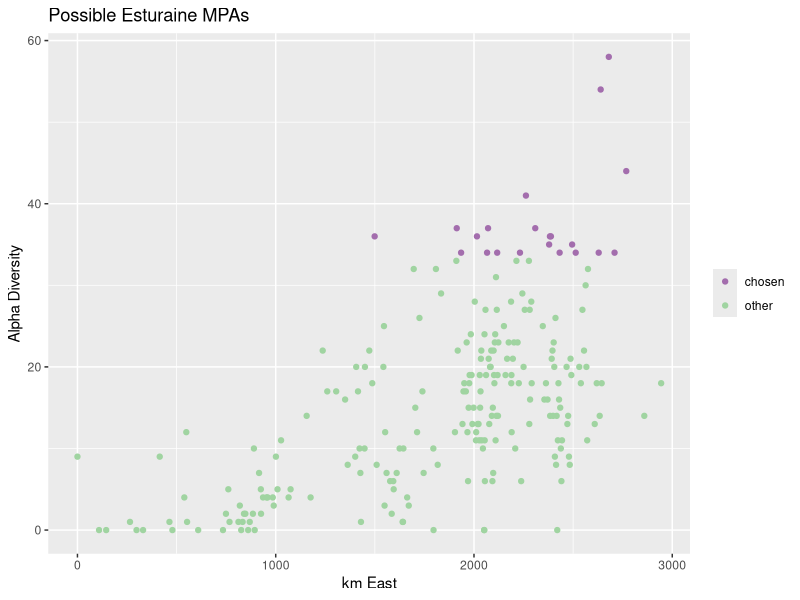
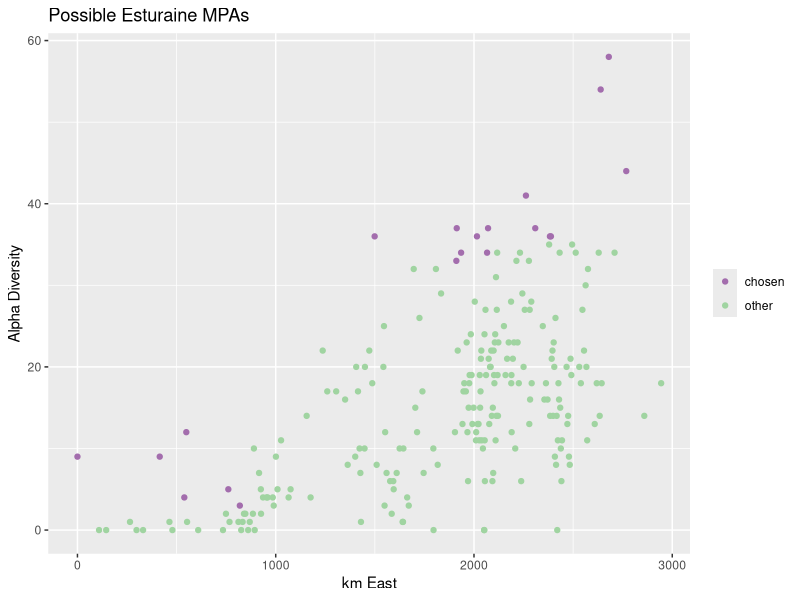
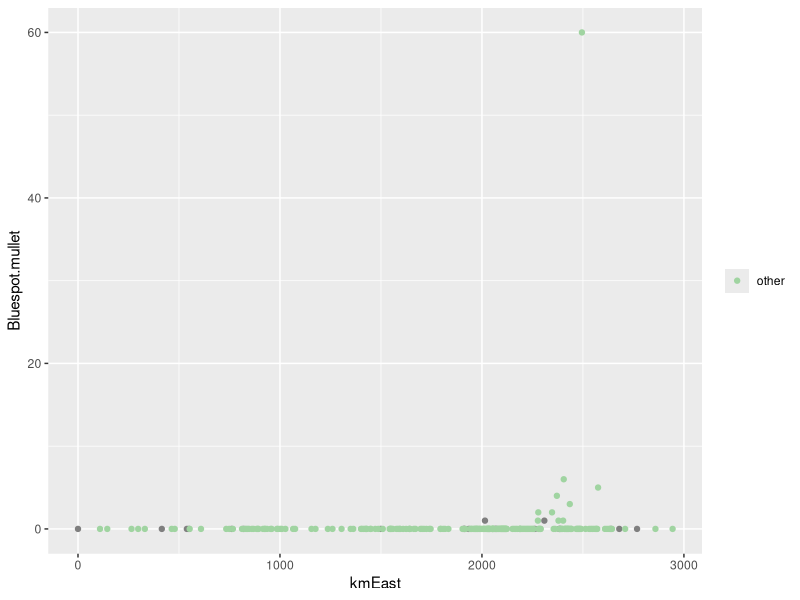
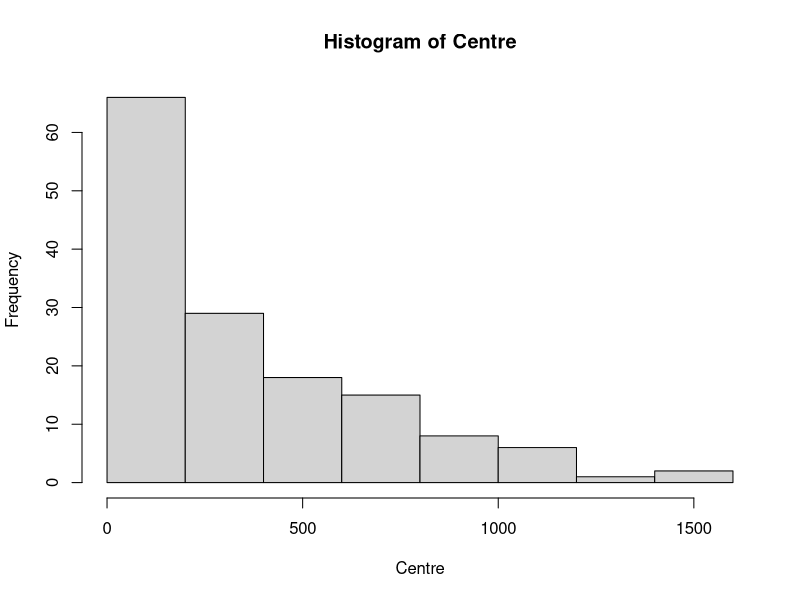
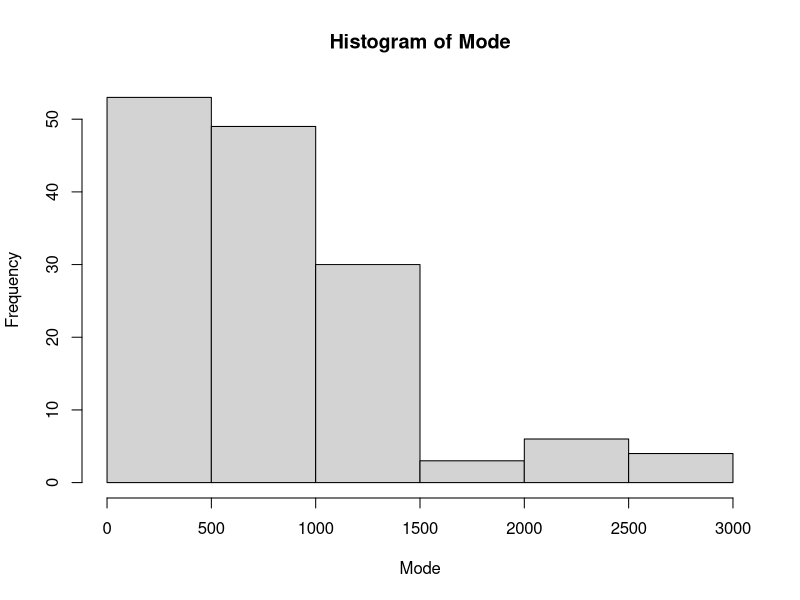
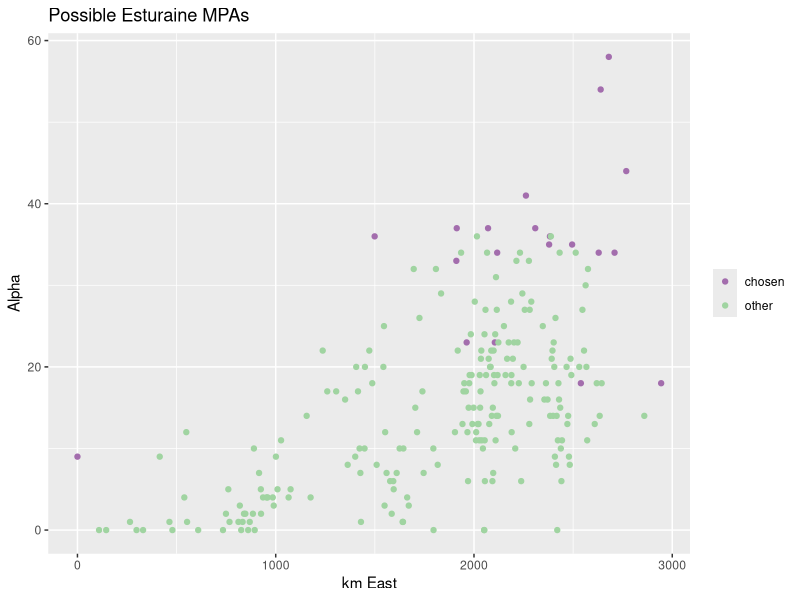
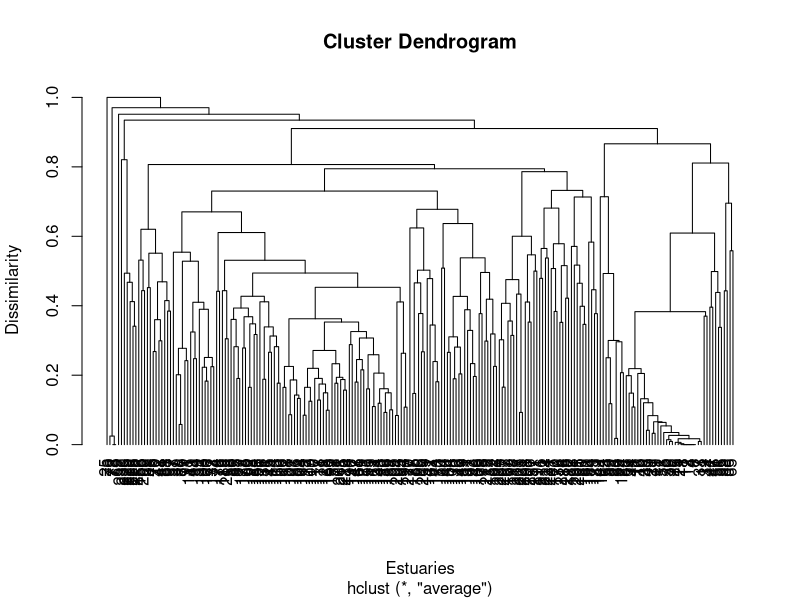
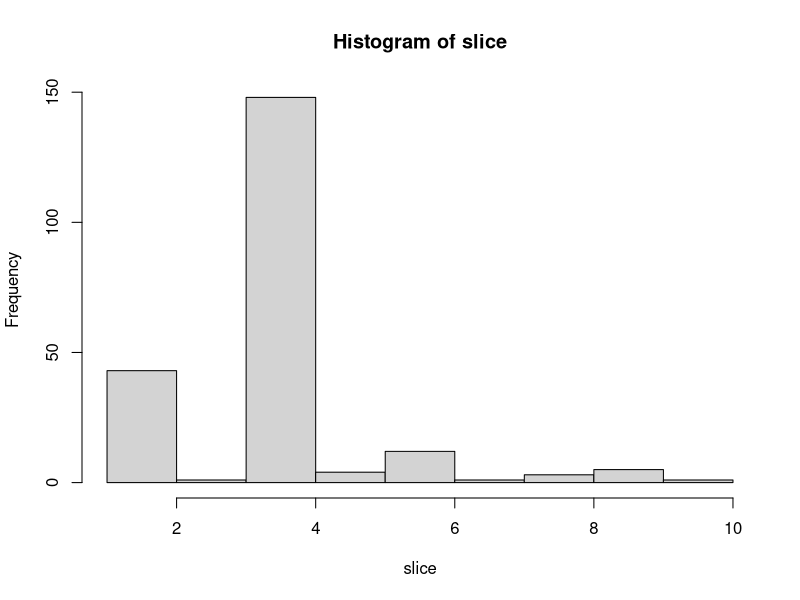

Write R code to recreate these figures, in order.
# Marine Spatial Planning Module - Colin Attwood
# Not just an ecological problem but social and economic too - we're ignoring that for now
# You want to spread the protected areas around the country whilest conserving the largest number of species possible

ED <- read.csv("EstuaryFishSurveyData.csv")
install.packages("vegan")
library(vegan)
install.packages("dplyr")
library(dplyr)
install.packages("ggplot2")
library(ggplot2)

#Getting rid of NAs in the data set 
ED[is.na(ED)] <- 0

# Specnumber 
#this is a function in the vegan package that allows you to sus out the alpha diversity (species richness) of the eastuaries
alpha <- specnumber(ED[4:148]) 
ED$alpha <- specnumber(ED[4:148]) #created a new column with the alpha diversity in ED

### Chunk 1
# Using Colin's code to order the data in descending alpha diversity
ED <- ED[order(-ED$alpha),]
ED

# Extracting the names of the top 20 most diverse estuaries
Alphalist <- ED[1:20,1]
Alphalist

# To ensure that the graph makes sense (geographically sound), flip kmWest to create a new column - kmEast
ED$kmEast <- 2947 - ED$kmWest

# Create a column for top 20 alpha diversity and others
ED$highlight <- ifelse(rank(-ED$alpha) <=20, "chosen", "other")

# Create a scatter plot showing the top 20 eastuaries in terms of alpha diversity
G1 <- ggplot(ED, aes(x = kmEast, y = alpha)) + 
  geom_point(aes(color = highlight)) +
  scale_color_manual(values = c("chosen" = "#A36DAD", "other" = "#A0D4A1")) +
  ggtitle("Possible Esturaine MPAs") +
  xlab("km East") +
  ylab ("Alpha Diversity")+
  theme(legend.title = element_blank())

G1

# Or Colin's way in separating the top 20 from the others
ED$alphalist <- 0
ED$alphalist[1:20] <- 1
# Then just color these -> Colin

# Now we're trying to see the gamma diversity - trying to see the number of different species that would be protected if we chose these
# We can use specnumber in the vegan package for this
# In essense we're sussing the top 20 estuaries by splitting them into biogeographic zones (BZ) and getthing 6 from the WC and 7 from the SC and EC
# In other word - we want to richness without the abundance
alphaout <- specnumber(ED[4:148], groups = ED$alphalist)
alphaout # output: 0 = 121; 1 = 116 ~ that's 80%


### Chunk 2
# Then order the data to both BZ and alpha
ED <- ED[order(ED$BZ,-ED$alpha),]

# Create a column for the richness with the different BZs 
ED$alphabz <- 0
ED$alphabz[1:7] <- 1 # tagging the first 6 from the East Coast
ED$alphabz[91:97] <- 1 # tagging the first 7 from the South Coast
ED$alphabz[207:212] <- 1 # tagging the first 7 from the West Coast
ED$alphabz

# Then another column for the highlighted BZ x alpha
ED$highlightBZ <- ifelse(rank(-ED$alphabz) <=20, "chosen", "other")

# Create a plot for BZ x alpha
G2 <- ggplot(ED, aes(x = kmEast, y = alpha)) + 
  geom_point(aes(color = highlightBZ)) +
  scale_color_manual(values = c("chosen" = "#A36DAD", "other" = "#A0D4A1")) +
  ggtitle("Possible Esturaine MPAs") +
  xlab("km East") +
  ylab ("Alpha Diversity")+
  theme(legend.title = element_blank())
G2

#Extracting the names of these estuaries
AlphaBZlistEC <- ED[1:7,1]
AlphaBZlistSC <- ED[91:97,1]
AlphaBZlistWC <- ED[207:212,1]

AlphaBZlistEC
AlphaBZlistSC
AlphaBZlistWC

# How many species are in the alphabz list
alphabzout <- specnumber(ED[4:148], groups = ED$alphabz)
alphabzout # output : 0 = 120; 1 = 122 ~ that's 84%

### Chunk 3
# We are going to figure out the mid ranges of each species
# Problem also because some species have a bi modal dbn

G3 <- ggplot(ED, aes(x = kmEast, y = Bluespot.mullet)) + 
  geom_point(aes(color = highlightBZ)) +
  scale_color_manual(values = c("top20alphabz" = "#A36DAD", "other" = "#A0D4A1"))+
  theme(legend.title = element_blank())
G3



# Chunk 4
# Order data by kmWest
ED <- ED[order(-ED$kmWest),]
ED
# Creating vectors for Western Limit, Eastern Limit, Range, and Centre 
WL <- array(0, c(145))
WL

EL <- array(0, c(145))
EL

Range <- array(0, c(145))
Range

Centre <- array(0, c(145))
Centre

Mode <- array(0, c(145))
Mode

max <- 0

# Now we're going to make loops
for(i in 1:145){ # this is the species loop
  max <- 0
  for(j in 1:232){ # this is the estuary loop
    if(ED[j, i+3]>0){EL[i] <- ED[j,2]}
    if(ED[j, i+3]>max){
      Mode[i] <- ED[j, 2]
      max <- ED[j,i+3]
    }
  }
  for(j in 232:1){ # this is the estuary loop bottom up
    if(ED[j, i+3]>0){WL[i] <- ED[j,2]}
  }
  Range[i] <- WL[i] - EL[i] # range is between the two limits
  Centre[i] <- (WL[i]-EL[i])/2
}
 
EL   
WL
Range
Mode
Centre

hist(Centre)
hist(Mode)

# Getting the top 20 estuaries by best modes
# get names of estuaries most frequently in modes
freq <- table(Mode) # get frequencies of different estuaries 
sortfreq <- sort(freq, decreasing = TRUE) # sort for highest freqs first 
sortfreq
top20range <- c(179, 267, 308, 1448, 1034, 1036, 3, 238, 408, 452, 876, 2947, 568, 685, 830, 842, 984, 318, 564, 638) # take top 20 most frequent modes 
midranges <- ED$Estuary[match(top20range, ED$kmWest)] # match the km values to the estuary name 

# in retro I have taken the top 25 cross referenced the last 8 with the most biodiverse estuaries and found that three corresponded and included them (the last 3) into the list (I shifted 20 to 21)
midranges

# Creating a mode list
ED$modelist <- 0
# List of locations to set modelist to 1
locations <- c("St Lucia", "Mlalazi", "Matigulu/Nyoni", "Knysna", "Kariega", "Bushmans", "Kosi", "Mfolozi/Msunduzi", "Manzimtoti", "Mkomazi", "Kwelera", "Orange", "Mtentu", "Mngazana", "Ngqusi/Inxaxo", "Great Kei", "Great Fish", "Zinkwasi", "Mzamba", "Mntafufu")
# Set modelist to 1
ED <- ED %>%
  mutate(modelist = ifelse(ED$Estuary %in% locations, 1, 0))

# Highlight 
ED$highlightmode <- ifelse(rank(-ED$modelist) <=20, "chosen", "other")
# Create a graph
G4 <- ggplot(ED, aes(x = kmEast, y = alpha)) + 
  geom_point(aes(color = highlightmode)) +
  scale_color_manual(values = c("chosen" = "#A36DAD", "other" = "#A0D4A1"))+
  ggtitle("Possible Esturaine MPAs") +
  xlab("km East") +
  ylab ("Alpha") +
  theme(legend.title = element_blank())
G4

# Check how many species are saved in this
modeout <- specnumber(ED[4:148], groups = ED$modelist)
modeout # output: 0 = 107; 1 = 128 ~ that's 88%


# Chunk 5
# Dendogram, split estuaries in each group, choose ten groups, order data by group then by diversity in group, then choose top 2 entries of each group
## Sppcomplist
# There is an estuary without fish - we need to subset the data to exclude that one
# Cannot run a dendogram with EMPTY ESTUARIES

ED <- subset(ED, alpha >0)
nrow(ED) # 218 left

ED_deco <- decostand(ED[,c(4:148)], method = "total") # "total tell us more about the proportions of the fish that occur in each estuary - instead of just focusing on raw abundance numbers because we're interested in spp comp not spp numbers
ED_deco # this has taken the numbers and reduced them to proportions

ED_dist <- vegdist(ED_deco, method = "bray") # using the proportion dataset we're working out the dissimilarity bt ea estuary by using the bray-curtis measure of dissimilarity
ED_dist # gives you the dissimilary number but now need a graph - ask R to dra a dendrogram to compare these data

ED_clust <- hclust(ED_dist, method = "average")
ED_clust # this in in preparation for the plot

plot(ED_clust, hang = -1, ylab = "Dissimilarity", xlab = "Estuaries")

# Cut a line in the dendrogram to allow for it to branch only 10 times
slice <- cutree(ED_clust, h = 0.75)
slice # estuaries sorted into dendogram slices ~ 12 branches

slice <- cutree(ED_clust, h = 0.8)
slice # cut it to 80% ~ landed up with 10 groups
hist(slice)
# Create a new variable
ED$cut80 <- slice


# Now we need to order it by cut then by alpha
ED <- ED[order(ED$cut80,-ED$alpha),]
# Tagging chosen ones
ED$clust <- 0
ED$clust[c(1, 2, 35, 36, 44, 45, 46, 47, 48, 193, 194, 197, 198, 208, 209, 210, 213, 214, 215, 218)] <- 1
Clustlist <- ED[c(1, 2, 35, 36, 44, 45, 46, 47, 48, 193, 194, 197, 198, 208, 209, 210, 213, 214, 215, 218),1]
Clustlist

# Highlight top 20 clusters
ED$highlightclust <- ifelse(rank(-ED$clust) <=20, "chosen", "other")
# Plot
G5 <- ggplot(ED, aes(x = kmEast, y = alpha)) + 
  geom_point(aes(color = highlightclust)) +
  scale_color_manual(values = c("chosen" = "#A36DAD", "other" = "#A0D4A1"))+
  ggtitle("Possible Esturaine MPAs") +
  xlab("km East") +
  ylab ("Alpha") +
  theme(legend.title = element_blank())
G5

# Check the number of spp saved
clustout <- specnumber(ED[4:148], groups = ED$clust)
clustout # output: 0 = 121; 1 = 116 ~ 80%
# note that this is good but excludes all estuaries without fish and so will be biased against plants and invertebrates


# Chunk 6
# Now we will try to find an estuary that has the greatest dissimilarity to other estuaries
# Order by Alpha 
# Complist variable top Est = 1, others = 0
# remove from database all spp that occur in that estuary
# Reorder by alpha and repeat
# 1. Create variable called complist

NED <- ED
NED$complist <- 0

for(j in 1:20){
  NED <- NED[order(-NED$alpha),]
  NED$complist[1] <- 1
  for(i in 1:145){
    if(NED[1, i+3] > 0 ){NED[,i+3] <- 0}
  }
  NED$alpha <- specnumber(NED[,4:148])
}

NED$complist
NED <- NED[order(-NED$complist),] 
Complist <- NED[1:20,1]
Complist

ED <- ED[order(ED$kmWest),]
NED <- NED[order(NED$kmWest),]
ED$complist <- NED$complist
compout <- specnumber(ED[4:148], groups = ED$complist)
compout # output: 0 = 109; 1 = 135 ~ that's 93%

ED$highlightcomp <- ifelse(rank(-ED$complist) <=20, "chosen", "other")
# Plot
G6 <- ggplot(ED, aes(x = kmEast, y = alpha)) + 
  geom_point(aes(color = highlightcomp)) +
  scale_color_manual(values = c("chosen" = "#A36DAD", "other" = "#A0D4A1"))+
  ggtitle("Possible Esturaine MPAs") +
  xlab("km East") +
  ylab ("Alpha") +
  theme(legend.title = element_blank())
G6


# Chunk 7
# We are trying the brute force method now
# Select 20 estuaries at random from the list - tally up the spp in the 20 and record the number, reshuffle record the number if the number is higher, save the list, rinse and repeat until you find the highest number and then let's see
random_order <- sample(nrow(ED))
ED20 <- ED[order(random_order),]

maxspp <- 0 
div <- 0
randlist <- array(0, c(20))
randlist <- as.character(randlist)
for(i in 1:500){
  div <- 0
  ED20 <- ED[sample(1:nrow(ED), 20, replace = FALSE),]
  for(i in 1:145){
    if(sum(ED20[,i+3])>0){
      div <- div+1
    }
  }
  if(div > maxspp){
      maxspp <- div
      randlist <- ED20[1:20, 1]
  }
}
maxspp/145
randlist

# Creating a mode list
ED$randlist <- 0
# List of locations to set modelist to 1
locations2 <- c("Mlalazi", "Olifants", "Matigulu/Nyoni", "Groot (East)", "Klein Brak", "Manzimtoti", "Kwenxura", "Gqutywa", "Bot", "Gwaing" , "Kaaimans", "Mgwetyana", "Tyolomnqa", "Mvoti", "Mpenjati", "St Lucia", "Mapuzi", "Knysna", "Kwelera", "Zalu")
# Set modelist to 1
ED <- ED %>%
  mutate(randlist = ifelse(ED$Estuary %in% locations2, 1, 0))


ED$highlightrand <- ifelse(rank(-ED$randlist) <=20, "chosen", "other")
# Plot
G7 <- ggplot(ED, aes(x = kmEast, y = alpha)) + 
  geom_point(aes(color = highlightrand)) +
  scale_color_manual(values = c("chosen" = "#A36DAD", "other" = "#A0D4A1"))+
  ggtitle("Possible Esturaine MPAs") +
  xlab("km East") +
  ylab ("Alpha") +
  theme(legend.title = element_blank())
G7


# Chunk 8
# Run through the actual list and see how many spp it protects
# Creating a mode list
ED$DFFElist <- 0
# List of locations to set modelist to 1
locations3 <- c("Orange", "Spoeg", "Krom", "Heuningnes", "Klipdriftsfontein", "Goukou", "Swartvlei", "Goukamma", "Knysna", "Sout", "Groot (W)", "Bloukrans", "Lottering", "Elandsbos", "Storms", "Elands", "Groot (O)", "Sundays", "Mbashe", "Ku-Mpenzu", "Ku-Bhula", "Ntlonyane", "Msikaba", "Mtentu", "Mzamba", "Mpenjati", "Umhlangankulu", "Mgeni", "Mhlanga", "Mdloti", "Mlalazi", "St Lucia", "Kosi")
# Set modelist to 1
ED <- ED %>%
  mutate(DFFElist = ifelse(ED$Estuary %in% locations3, 1, 0))


ED$highlightDFFE <- ifelse(rank(-ED$DFFElist) <=20, "chosen", "other")
# Plot
G8 <- ggplot(ED, aes(x = kmEast, y = alpha)) + 
  geom_point(aes(color = highlightDFFE)) +
  scale_color_manual(values = c("chosen" = "#A36DAD", "other" = "#A0D4A1"))+
  ggtitle("Existing Estuarine MPAs") +
  xlab("km East") +
  ylab ("Alpha") +
  theme(legend.title = element_blank())
G8


DFFEout <- specnumber(ED[4:148], groups = ED$DFFElist)
DFFEout # output: 0 = 127; 1 = 106
locations3


# Chunk 9
# Compare all lists of 20 and see which combo is the best?
List <- ED[, c(1, 152, 153, 155, 158, 160, 162)]

# Calculate the frequency of each estuary being chosen
List$Frequency <- rowSums(List[, -1])

# Create a frequency table showing the estuaries and their corresponding frequencies
frequency_table <- List[, c("Estuary", "Frequency")]

# Sort the frequency table by the Frequency column in descending order (optional)
frequency_table <- frequency_table[order(-frequency_table$Frequency), ]

# Display the frequency table
print(frequency_table)

# Now with the DFFE List
List2 <- ED[, c(1, 152, 153, 155, 158, 160, 162, 164)]

# Calculate the frequency of each estuary being chosen
List2$Frequency <- rowSums(List2[, -1])

# Create a frequency table showing the estuaries and their corresponding frequencies
frequency_table2 <- List2[, c("Estuary", "Frequency")]

# Sort the frequency table by the Frequency column in descending order (optional)
frequency_table2 <- frequency_table2[order(-frequency_table2$Frequency), ]

# Display the frequency table
print(frequency_table2)


# I want to compare the DFFE list to the Complement list and add from there (also including alphalist to cross reference in case there are more than 5 overflow of complist)
List3 <- List2[, c(1, 2, 6, 8)]
List3$Frequency <- rowSums(List3[, -1])

# Create a frequency table showing the estuaries and their corresponding frequencies
frequency_table3 <- List3[, c("Estuary", "Frequency")]

# Sort the frequency table by the Frequency column in descending order (optional)
frequency_table3 <- frequency_table3[order(-frequency_table3$Frequency), ]

# Display the frequency table
print(frequency_table3)
